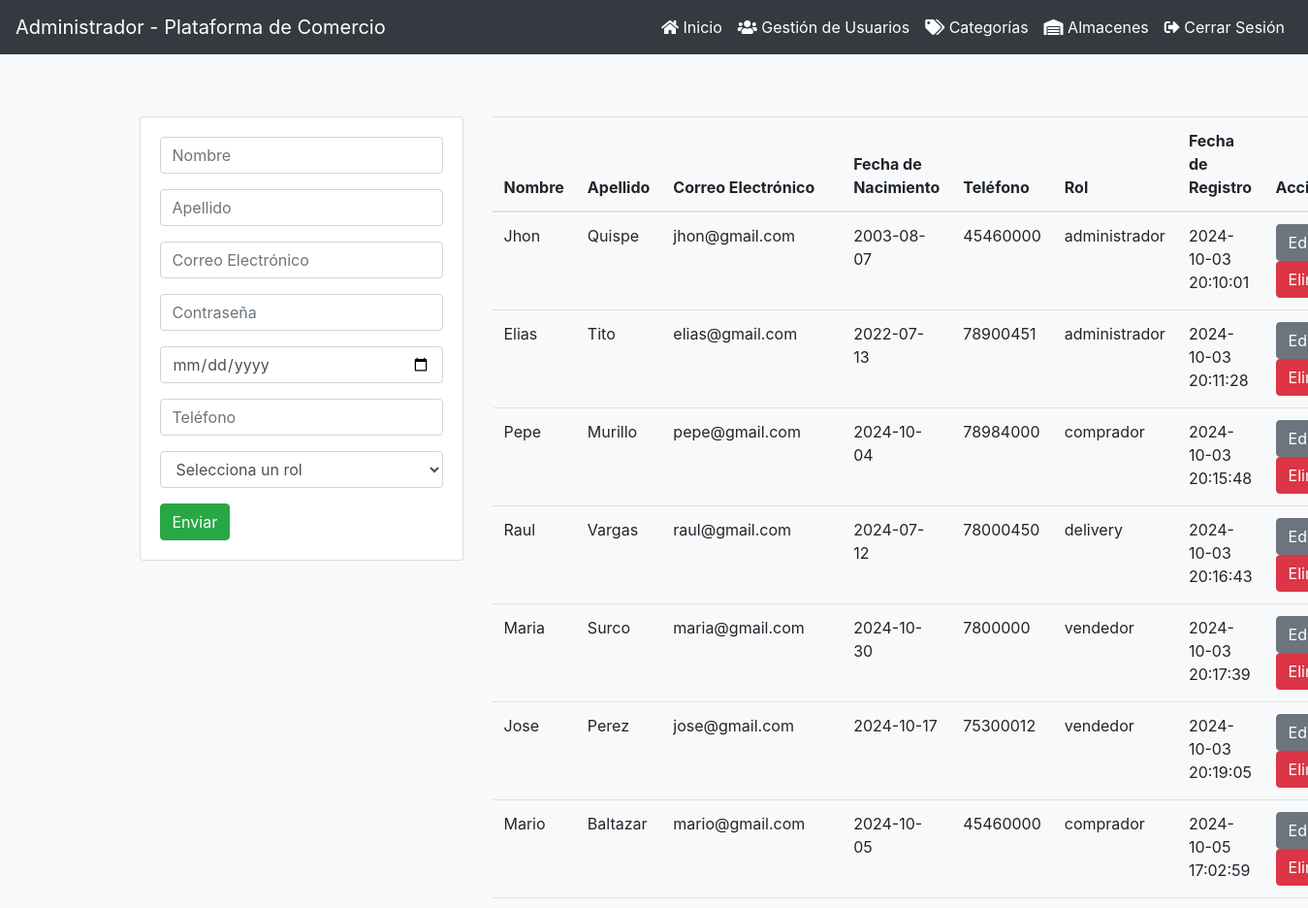
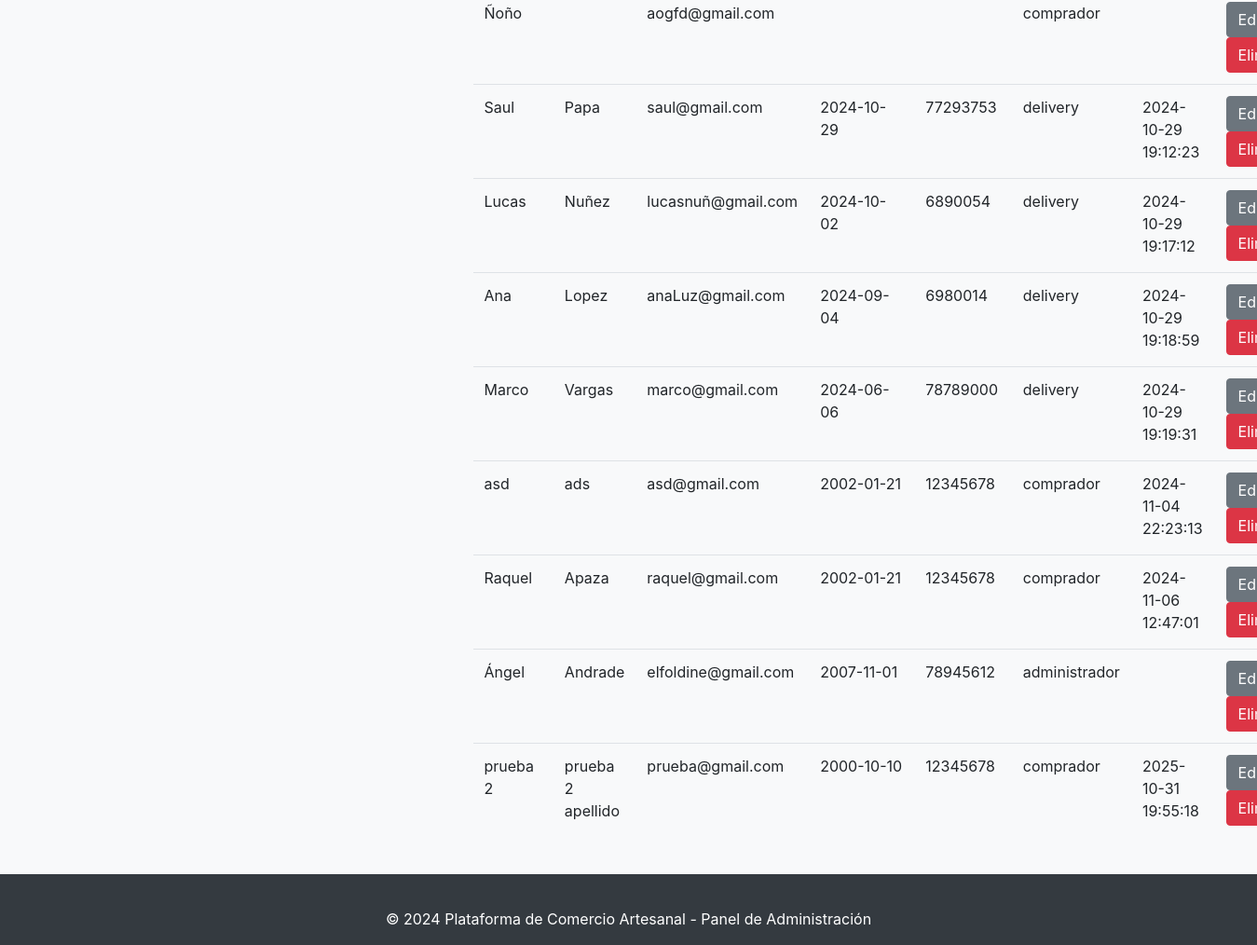
The app's page /Dashboard/Funciones_db/Crud_administrador/usuarios/index.php with its own data (2 pictures, top to bottom).
### tables this page shows
CREATE TABLE `usuario` (
  `id_usuario` int(11) NOT NULL,
  `nombre` varchar(50) NOT NULL,
  `apellido` varchar(50) NOT NULL,
  `correo` varchar(100) NOT NULL,
  `contraseña` varchar(255) NOT NULL,
  `fecha_naci` date DEFAULT NULL,
  `telefono` varchar(20) DEFAULT NULL,
  `fecha_registro` datetime DEFAULT NULL,
  `estado` enum('Activo','Inactivo','Suspendido','Pendiente') NOT NULL DEFAULT 'Activo',
  `rol` enum('comprador','vendedor','delivery','administrador') NOT NULL
);

### Dashboard/Funciones_db/Crud_administrador/usuarios/index.php (the view, shortened to what this page needs)
<?php include('../includes/db.php'); ?>
<?php include('../includes/header.php'); ?>
<main class="container p-4">
    <div class="row">
        <div class="col-md-4">
            <div class="card card-body">
                <form action="save.php" method="POST">
                    <div class="form-group">
                        <p><input type="text" name="nombre" class="form-control" placeholder="Nombre" autofocus></p>
                        <p><input type="text" name="apellido" class="form-control" placeholder="Apellido" autofocus></p>
                        <p><input type="text" name="correo" class="form-control" placeholder="Correo Electrónico" autofocus></p>
                        <p><input type="password" name="contraseña" class="form-control" placeholder="Contraseña" required></p>
                        <p><input type="date" name="fecha_naci" class="form-control" placeholder="Fecha de Nacimiento"></p>
                        <p><input type="text" name="telefono" class="form-control" placeholder="Teléfono"></p>
                        <p>
                            <select name="rol" class="form-control" id="rol" onchange="showFields(this.value)">
                                <option value="">Selecciona un rol</option>
                            </select>
                        </p>
                    </div>
                    <input type="submit" class="btn btn-success btn block" name="save" value="Enviar">
                </form>
            </div>
        </div>
        <div class="col-md-8">
            <table class="table table-border">
                <thead>
                    <tr>
                        <th>Nombre</th>
                        <th>Apellido</th>
                        <th>Correo Electrónico</th>
                        <th>Fecha de Nacimiento</th>
                        <th>Teléfono</th>
                        <th>Rol</th>
                        <th>Fecha de Registro</th>
                        <th>Acción</th>
                    </tr>
                </thead>
                <tbody>
                    <?php
                    $query = "SELECT u.*, c.nombre AS nombre_comunidad, e.nombre AS nombre_empresa
                              FROM usuario u
                                LEFT JOIN comunario co ON u.id_usuario = co.id_comunario
                                LEFT JOIN comunidad c ON co.id_comunidad = c.id_comunidad
                                LEFT JOIN delivery d ON u.id_usuario = d.id_delivery
                                LEFT JOIN empresa e ON d.id_empresa = e.id_empresa";
                    $result_usuario = mysqli_query($conn, $query);
                    while ($row = mysqli_fetch_assoc($result_usuario)) { ?>
                        <tr>
                            <td><?php echo $row['nombre']; ?></td>
                            <td><?php echo $row['apellido']; ?></td>
                            <td><?php echo $row['correo']; ?></td>
                            <td><?php echo $row['fecha_naci']; ?></td>
                            <td><?php echo $row['telefono']; ?></td>
                            <td><?php echo $row['rol']; ?></td>
                            <td><?php echo $row['fecha_registro']; ?></td>
                            <td>
                                <a href="edit.php?id_usuario=<?php echo $row['id_usuario']; ?>" class="btn btn-secondary">Editar</a>
                                <a href="delete.php?id_usuario=<?php echo $row['id_usuario']; ?>" class="btn btn-danger">Eliminar</a>
                            </td>
                        </tr>
                    <?php } ?>
                </tbody>
            </table>
        </div>
    </div>
</main>
<?php include('../includes/footer.php'); ?>

### Dashboard/Funciones_db/Crud_administrador/includes/header.php (style rules this page uses)
body { background-color: #f8f9fa; }
.container { margin-top: 20px; }
.card-body { background-color: #ffffff; }

### Dashboard/Funciones_db/Crud_administrador/includes/footer.php (style rules this page uses)
html, body { height: 100%; }
body { display: flex; flex-direction: column; }
main { flex: 1; }

### records on screen
usuario: nombre "Jhon", apellido "Quispe", correo "jhon@gmail.com", fecha_naci "2003-08-07", telefono "45460000", rol "administrador", fecha_registro "2024-10-03 20:10:01"
usuario: nombre "Elias", apellido "Tito", correo "elias@gmail.com", fecha_naci "2022-07-13", telefono "78900451", rol "administrador", fecha_registro "2024-10-03 20:11:28"
usuario: nombre "Pepe", apellido "Murillo", correo "pepe@gmail.com", fecha_naci "2024-10-04", telefono "78984000", rol "comprador", fecha_registro "2024-10-03 20:15:48"
usuario: nombre "Raul", apellido "Vargas", correo "raul@gmail.com", fecha_naci "2024-07-12", telefono "78000450", rol "delivery", fecha_registro "2024-10-03 20:16:43"
usuario: nombre "Maria", apellido "Surco", correo "maria@gmail.com", fecha_naci "2024-10-30", telefono "7800000", rol "vendedor", fecha_registro "2024-10-03 20:17:39"
usuario: nombre "Jose", apellido "Perez", correo "jose@gmail.com", fecha_naci "2024-10-17", telefono "75300012", rol "vendedor", fecha_registro "2024-10-03 20:19:05"
usuario: nombre "Mario", apellido "Baltazar", correo "mario@gmail.com", fecha_naci "2024-10-05", telefono "45460000", rol "comprador", fecha_registro "2024-10-05 17:02:59"
usuario: nombre "Ñoño", correo "aogfd@gmail.com", rol "comprador"
usuario: nombre "Saul", apellido "Papa", correo "saul@gmail.com", fecha_naci "2024-10-29", telefono "77293753", rol "delivery", fecha_registro "2024-10-29 19:12:23"
usuario: nombre "Lucas", apellido "Nuñez", correo "lucasnuñ@gmail.com", fecha_naci "2024-10-02", telefono "6890054", rol "delivery", fecha_registro "2024-10-29 19:17:12"
usuario: nombre "Ana", apellido "Lopez", correo "anaLuz@gmail.com", fecha_naci "2024-09-04", telefono "6980014", rol "delivery", fecha_registro "2024-10-29 19:18:59"
usuario: nombre "Marco", apellido "Vargas", correo "marco@gmail.com", fecha_naci "2024-06-06", telefono "78789000", rol "delivery", fecha_registro "2024-10-29 19:19:31"
usuario: nombre "asd", apellido "ads", correo "asd@gmail.com", fecha_naci "2002-01-21", telefono "12345678", rol "comprador", fecha_registro "2024-11-04 22:23:13"
usuario: nombre "Raquel", apellido "Apaza", correo "raquel@gmail.com", fecha_naci "2002-01-21", telefono "12345678", rol "comprador", fecha_registro "2024-11-06 12:47:01"
usuario: nombre "Ángel", apellido "Andrade", correo "elfoldine@gmail.com", fecha_naci "2007-11-01", telefono "78945612", rol "administrador"
usuario: nombre "prueba 2", apellido "prueba 2 apellido", correo "prueba@gmail.com", fecha_naci "2000-10-10", telefono "12345678", rol "comprador", fecha_registro "2025-10-31 19:55:18"
